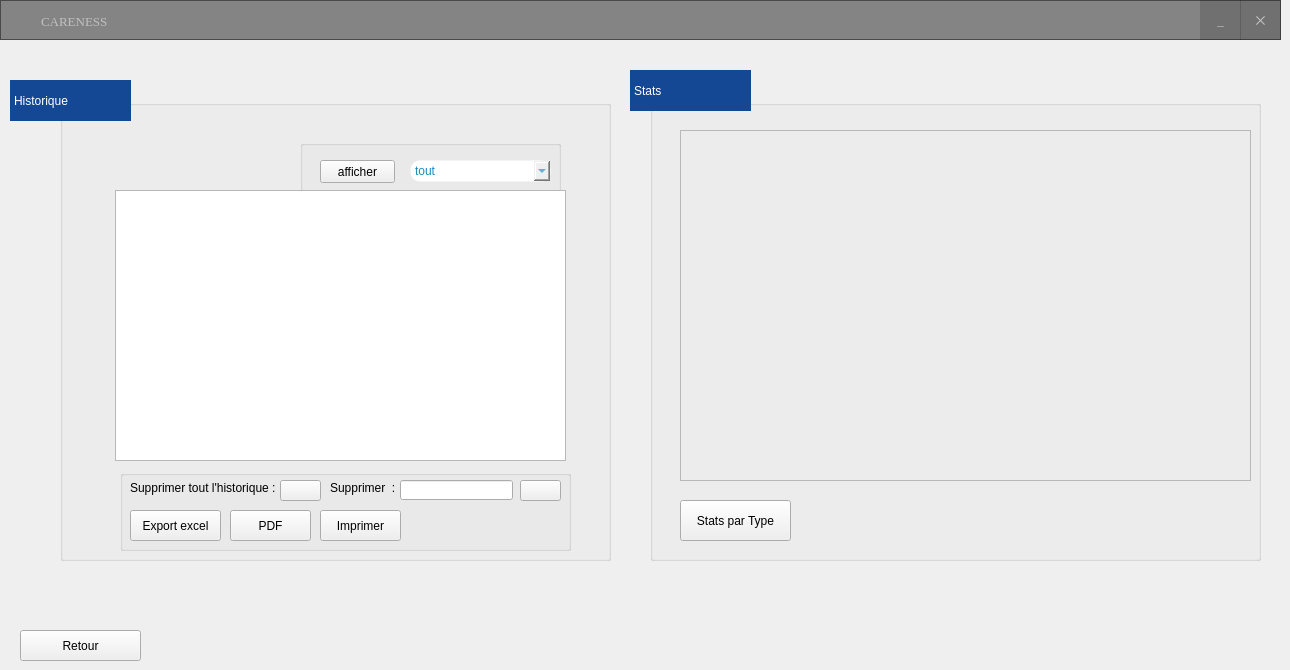
    <widget class="QWidget" name="page_3">
     <widget class="QGroupBox" name="groupBox_11">
      <property name="geometry">
       <rect>
        <x>60</x>
        <y>100</y>
        <width>551</width>
        <height>461</height>
       </rect>
      </property>
      <property name="styleSheet">
       <string notr="true">QGroupBox{
color: rgb(20, 72, 149);
background-color: transparent;
}
QComboBox{
border-radius: 10px;
    border: 1px solid transparent;
	color: rgb(25, 139, 186);
}</string>
      </property>
      <property name="title">
       <string/>
      </property>
      <widget class="QTableView" name="listView">
       <property name="geometry">
        <rect>
         <x>55</x>
         <y>90</y>
         <width>451</width>
         <height>271</height>
        </rect>
       </property>
      </widget>
      <widget class="QGroupBox" name="groupBox">
       <property name="geometry">
        <rect>
         <x>60</x>
         <y>370</y>
         <width>451</width>
         <height>81</height>
        </rect>
       </property>
       <property name="styleSheet">
        <string notr="true">QGroupBox{
color: rgb(20, 72, 149);
background-color: transparent;
}
QComboBox{
border-radius: 10px;
    border: 1px solid transparent;
	color: rgb(25, 139, 186);
}</string>
       </property>
       <property name="title">
        <string/>
       </property>
       <widget class="QPushButton" name="pdfhistorique">
        <property name="geometry">
         <rect>
          <x>110</x>
          <y>40</y>
          <width>81</width>
          <height>31</height>
         </rect>
        </property>
        <property name="text">
         <string>PDF</string>
        </property>
        <property name="icon">
         <iconset resource="Resources.qrc">
          <normaloff>:/new/prefix1/images/pdf.png</normaloff>:/new/prefix1/images/pdf.png</iconset>
        </property>
       </widget>
       <widget class="QLabel" name="label_8">
        <property name="geometry">
         <rect>
          <x>210</x>
          <y>10</y>
          <width>161</width>
          <height>16</height>
         </rect>
        </property>
        <property name="styleSheet">
         <string notr="true">background-color: transparent;</string>
        </property>
        <property name="text">
         <string>Supprimer  :</string>
        </property>
       </widget>
       <widget class="QPushButton" name="supphistorique">
        <property name="geometry">
         <rect>
          <x>160</x>
          <y>10</y>
          <width>41</width>
          <height>21</height>
         </rect>
        </property>
        <property name="styleSheet">
         <string notr="true">border-color: rgb(170, 0, 0);</string>
        </property>
        <property name="text">
         <string/>
        </property>
        <property name="icon">
         <iconset resource="Resources.qrc">
          <normaloff>:/new/prefix1/images/trash.png</normaloff>:/new/prefix1/images/trash.png</iconset>
        </property>
       </widget>
       <widget class="QPushButton" name="supphistorique_2">
        <property name="geometry">
         <rect>
          <x>400</x>
          <y>10</y>
          <width>41</width>
          <height>21</height>
         </rect>
        </property>
        <property name="styleSheet">
         <string notr="true">border-color: rgb(170, 0, 0);</string>
        </property>
        <property name="text">
         <string/>
        </property>
        <property name="icon">
         <iconset resource="Resources.qrc">
          <normaloff>:/new/prefix1/images/trash.png</normaloff>:/new/prefix1/images/trash.png</iconset>
        </property>
       </widget>
       <widget class="QPushButton" name="exportp">
        <property name="geometry">
         <rect>
          <x>10</x>
          <y>40</y>
          <width>91</width>
          <height>31</height>
         </rect>
        </property>
        <property name="text">
         <string>Export excel</string>
        </property>
        <property name="icon">
         <iconset resource="Resources.qrc">
          <normaloff>:/new/prefix1/images/export.png</normaloff>:/new/prefix1/images/export.png</iconset>
        </property>
       </widget>
       <widget class="QLabel" name="label_7">
        <property name="geometry">
         <rect>
          <x>10</x>
          <y>10</y>
          <width>161</width>
          <height>16</height>
         </rect>
        </property>
        <property name="styleSheet">
         <string notr="true">background-color: transparent;</string>
        </property>
        <property name="text">
         <string>Supprimer tout l'historique :</string>
        </property>
       </widget>
       <widget class="QLineEdit" name="nomsupp">
        <property name="geometry">
         <rect>
          <x>280</x>
          <y>10</y>
          <width>113</width>
          <height>20</height>
         </rect>
        </property>
       </widget>
       <widget class="QPushButton" name="pushButton_3">
        <property name="geometry">
         <rect>
          <x>200</x>
          <y>40</y>
          <width>81</width>
          <height>31</height>
         </rect>
        </property>
        <property name="text">
         <string>Imprimer</string>
        </property>
        <property name="icon">
         <iconset resource="Resources.qrc">
          <normaloff>:/new/prefix1/images/print.png</normaloff>:/new/prefix1/images/print.png</iconset>
        </property>
       </widget>
      </widget>
      <widget class="QGroupBox" name="groupBox_2">
       <property name="geometry">
        <rect>
         <x>240</x>
         <y>40</y>
         <width>261</width>
         <height>71</height>
        </rect>
       </property>
       <property name="styleSheet">
        <string notr="true">QGroupBox{
color: rgb(20, 72, 149);
background-color: transparent;
}
QComboBox{
border-radius: 10px;
    border: 1px solid transparent;
	color: rgb(25, 139, 186);
}</string>
       </property>
       <property name="title">
        <string/>
       </property>
       <widget class="QComboBox" name="typehistorique">
        <property name="geometry">
         <rect>
          <x>110</x>
          <y>20</y>
          <width>141</width>
          <height>22</height>
         </rect>
        </property>
        <item>
         <property name="text">
          <string>tout</string>
         </property>
        </item>
        <item>
         <property name="text">
          <string>ajout</string>
         </property>
        </item>
        <item>
         <property name="text">
          <string>modification</string>
         </property>
        </item>
        <item>
         <property name="text">
          <string>suppression</string>
         </property>
        </item>
       </widget>
       <widget class="QPushButton" name="aff">
        <property name="geometry">
         <rect>
          <x>20</x>
          <y>20</y>
          <width>75</width>
          <height>23</height>
         </rect>
        </property>
        <property name="text">
         <string>afficher</string>
        </property>
       </widget>
      </widget>
      <zorder>groupBox</zorder>
      <zorder>groupBox_2</zorder>
      <zorder>listView</zorder>
     </widget>
     <widget class="QFrame" name="frame_6">
      <property name="geometry">
       <rect>
        <x>0</x>
        <y>0</y>
        <width>1281</width>
        <height>40</height>
       </rect>
      </property>
      <property name="cursor">
       <cursorShape>ArrowCursor</cursorShape>
      </property>
      <property name="styleSheet">
       <string notr="true">QFrame{
background:rgba(0,0,0,0.45);
}

QFrame:hover{
background:rgba(0,0,0,0.50);
}

QPushButton{
color:silver;
}

QPushButton:hover{
color:white;
}</string>
      </property>
      <property name="frameShape">
       <enum>QFrame::StyledPanel</enum>
      </property>
      <property name="frameShadow">
       <enum>QFrame::Raised</enum>
      </property>
      <widget class="QLabel" name="label_46">
       <property name="geometry">
        <rect>
         <x>41</x>
         <y>11</y>
         <width>141</width>
         <height>21</height>
        </rect>
       </property>
       <property name="font">
        <font>
         <family>Times New Roman</family>
         <pointsize>10</pointsize>
         <weight>9</weight>
         <italic>false</italic>
         <bold>false</bold>
        </font>
       </property>
       <property name="styleSheet">
        <string notr="true">
color:silver;
background:transparent;</string>
       </property>
       <property name="text">
        <string>CARENESS</string>
       </property>
      </widget>
      <widget class="QPushButton" name="btn_minimize_5">
       <property name="geometry">
        <rect>
         <x>1200</x>
         <y>0</y>
         <width>41</width>
         <height>40</height>
        </rect>
       </property>
       <property name="font">
        <font>
         <family>Times New Roman</family>
         <pointsize>10</pointsize>
         <weight>9</weight>
         <italic>false</italic>
         <bold>false</bold>
         <underline>false</underline>
        </font>
       </property>
       <property name="cursor">
        <cursorShape>PointingHandCursor</cursorShape>
       </property>
       <property name="styleSheet">
        <string notr="true">QPushButton{
background:rgba(0, 0, 0,0.15);
border-radius:none;
}


QPushButton:hover{
background:rgba(0, 0, 0,0.6)
}</string>
       </property>
       <property name="text">
        <string>_</string>
       </property>
      </widget>
      <widget class="QPushButton" name="btn_close_5">
       <property name="geometry">
        <rect>
         <x>1240</x>
         <y>0</y>
         <width>41</width>
         <height>40</height>
        </rect>
       </property>
       <property name="font">
        <font>
         <family>Times New Roman</family>
         <pointsize>10</pointsize>
         <weight>9</weight>
         <italic>false</italic>
         <bold>false</bold>
        </font>
       </property>
       <property name="cursor">
        <cursorShape>PointingHandCursor</cursorShape>
       </property>
       <property name="styleSheet">
        <string notr="true">QPushButton{
background:rgba(0, 0, 0,0.15);
color:silver;

border-radius:none;
}


QPushButton:hover{
background:red;
color:white
}</string>
       </property>
       <property name="text">
        <string>✕</string>
       </property>
      </widget>
      <widget class="QLabel" name="label_51">
       <property name="geometry">
        <rect>
         <x>10</x>
         <y>0</y>
         <width>31</width>
         <height>31</height>
        </rect>
       </property>
       <property name="styleSheet">
        <string notr="true">image: url(:/new/prefix1/images/Logo.png);
background:transparent;</string>
       </property>
       <property name="text">
        <string>&lt;html&gt;&lt;head/&gt;&lt;body&gt;&lt;p&gt;&lt;br/&gt;&lt;/p&gt;&lt;/body&gt;&lt;/html&gt;</string>
       </property>
      </widget>
     </widget>
     <widget class="QLabel" name="label_45">
      <property name="geometry">
       <rect>
        <x>10</x>
        <y>80</y>
        <width>121</width>
        <height>41</height>
       </rect>
      </property>
      <property name="styleSheet">
       <string notr="true">QLabel{
    border: 1px solid transparent ;	
	color: rgb(255, 255, 255);
	font: 75 12pt &quot;Times New Roman&quot;;
	background-color: rgb(20, 72, 149);
}</string>
      </property>
      <property name="text">
       <string>Historique</string>
      </property>
     </widget>
     <widget class="QPushButton" name="btn_retourp">
      <property name="geometry">
       <rect>
        <x>20</x>
        <y>630</y>
        <width>121</width>
        <height>31</height>
       </rect>
      </property>
      <property name="text">
       <string>Retour</string>
      </property>
      <property name="icon">
       <iconset resource="Resources.qrc">
        <normaloff>:/new/prefix1/images/fleche-petite-gauche (1).png</normaloff>:/new/prefix1/images/fleche-petite-gauche (1).png</iconset>
      </property>
     </widget>
     <widget class="QGroupBox" name="groupBox_24">
      <property name="geometry">
       <rect>
        <x>650</x>
        <y>100</y>
        <width>611</width>
        <height>461</height>
       </rect>
      </property>
      <property name="styleSheet">
       <string notr="true">QGroupBox{
color: rgb(20, 72, 149);
background-color: transparent;
}
QComboBox{
border-radius: 10px;
    border: 1px solid transparent;
	color: rgb(25, 139, 186);
}</string>
      </property>
      <property name="title">
       <string/>
      </property>
      <widget class="QFrame" name="frame_11">
       <property name="geometry">
        <rect>
         <x>30</x>
         <y>30</y>
         <width>571</width>
         <height>351</height>
        </rect>
       </property>
       <property name="frameShape">
        <enum>QFrame::StyledPanel</enum>
       </property>
       <property name="frameShadow">
        <enum>QFrame::Raised</enum>
       </property>
      </widget>
      <widget class="QPushButton" name="pushButton_25">
       <property name="geometry">
        <rect>
         <x>30</x>
         <y>400</y>
         <width>111</width>
         <height>41</height>
        </rect>
       </property>
       <property name="text">
        <string>Stats par Type</string>
       </property>
       <property name="icon">
        <iconset resource="Resources.qrc">
         <normaloff>:/new/prefix1/images/stats.png</normaloff>:/new/prefix1/images/stats.png</iconset>
       </property>
      </widget>
     </widget>
     <widget class="QLabel" name="label_101">
      <property name="geometry">
       <rect>
        <x>630</x>
        <y>70</y>
        <width>121</width>
        <height>41</height>
       </rect>
      </property>
      <property name="styleSheet">
       <string notr="true">QLabel{
    border: 1px solid transparent ;	
	color: rgb(255, 255, 255);
	font: 75 12pt &quot;Times New Roman&quot;;
	background-color: rgb(20, 72, 149);
}</string>
      </property>
      <property name="text">
       <string>Stats</string>
      </property>
     </widget>
    </widget>
